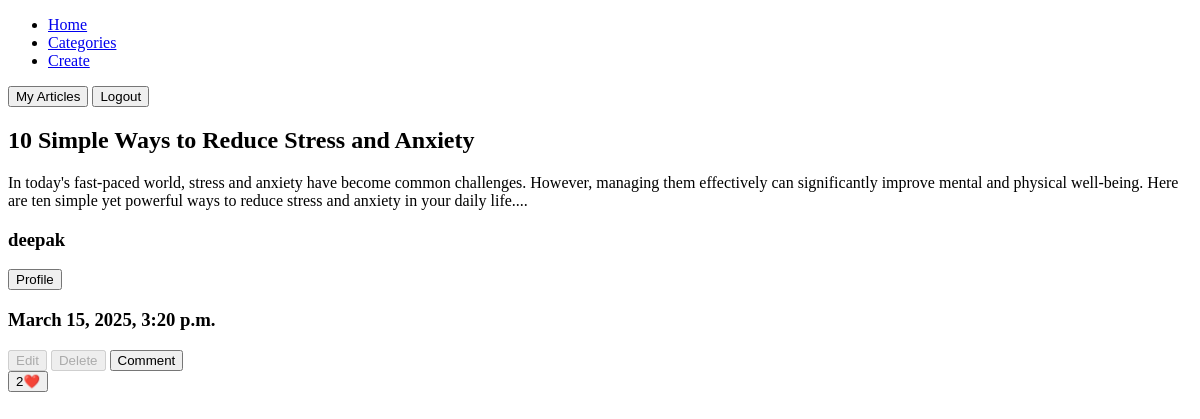
The app's page /article_details/4, older data.
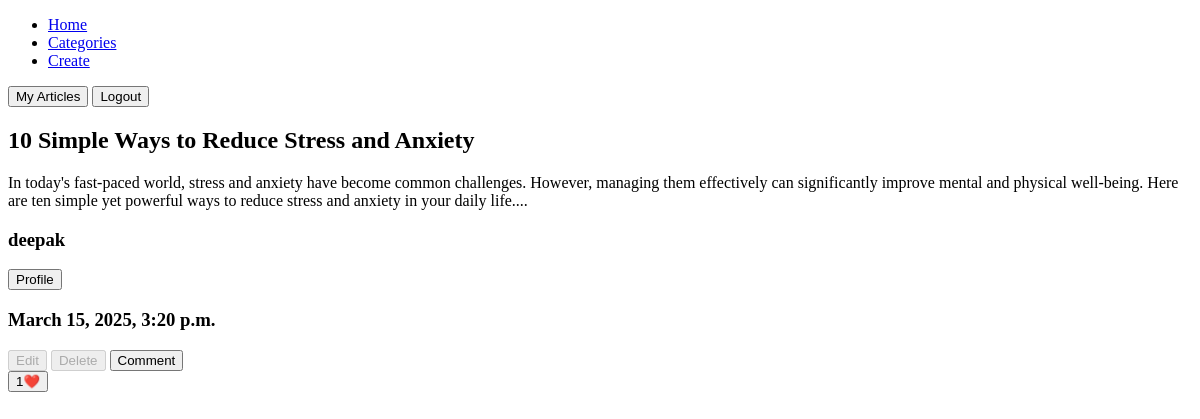
The same page, newer data.
### likes_comments/models.py (models this page shows, shortened)
class Like(models.Model):
    post = models.OneToOneField(Article,on_delete=models.CASCADE)
    user = models.ManyToManyField(User)
    like_count = models.IntegerField(default=0)

### articles/views.py (the view)
# urls.py: path('article_details/<int:id>',views.article_details_view,name='article-details'),
def article_details_view(request,id):
    article = Article.objects.get(id = id)
    try:
        likes = Like.objects.get(post = article.id)
    except:
        likes = 0
    context = {
        'article' : article,
        'likes' : likes
    }
    return render(request,'article_details.html',context)

### articles/templates/article_details.html (shortened to what this page needs)
{% extends 'base.html' %}
{% block content %}
    <h2>{{ article.title }}</h2>
    <p>{{ article.content }}</p>
    <h3>{{ article.author }}</h3><a href="{% url 'profile' article.author %}"><button>Profile</button></a>
    <h3>{{ article.created_at }}</h3>
    {% if request.user == article.author %}
        <a href="{% url 'update-details' article.id %}"><button>Edit</button></a>
        <a href="{% url 'delete-article' article.id %}"><button>Delete</button></a>
    {% else %}
        <a href="{% url 'update-details' article.id %}" ><button disabled>Edit</button></a>
        <a href="{% url 'delete-article' article.id %}"><button disabled>Delete</button></a>
    {% endif %}
    <a href="{% url 'add-comment' article.id %}"><button>Comment</button></a>
    <form action="{% url 'like' article.id %}" method="post">
        <input type="submit" value="{{ likes.like_count }}❤️">
    </form>
{% endblock content %}

Row changes from the older to the newer data that the page shows:
changed Like: like_count "2❤️" → "1❤️"
